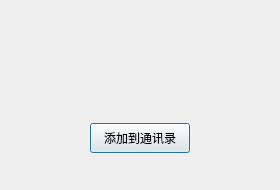
<?xml version="1.0" encoding="UTF-8"?>
<ui version="4.0">
 <class>FindSuccessDlg</class>
 <widget class="QDialog" name="FindSuccessDlg">
  <property name="geometry">
   <rect>
    <x>0</x>
    <y>0</y>
    <width>280</width>
    <height>190</height>
   </rect>
  </property>
  <property name="minimumSize">
   <size>
    <width>280</width>
    <height>190</height>
   </size>
  </property>
  <property name="maximumSize">
   <size>
    <width>280</width>
    <height>190</height>
   </size>
  </property>
  <property name="windowTitle">
   <string>Dialog</string>
  </property>
  <layout class="QVBoxLayout" name="verticalLayout">
   <item>
    <widget class="QWidget" name="widget" native="true">
     <layout class="QHBoxLayout" name="horizontalLayout">
      <item>
       <widget class="QLabel" name="head_lb">
        <property name="minimumSize">
         <size>
          <width>50</width>
          <height>50</height>
         </size>
        </property>
        <property name="maximumSize">
         <size>
          <width>50</width>
          <height>50</height>
         </size>
        </property>
        <property name="text">
         <string/>
        </property>
       </widget>
      </item>
      <item>
       <widget class="ClickedLabel" name="name_lb">
        <property name="minimumSize">
         <size>
          <width>50</width>
          <height>0</height>
         </size>
        </property>
        <property name="text">
         <string/>
        </property>
       </widget>
      </item>
      <item>
       <spacer name="horizontalSpacer">
        <property name="orientation">
         <enum>Qt::Orientation::Horizontal</enum>
        </property>
        <property name="sizeHint" stdset="0">
         <size>
          <width>126</width>
          <height>20</height>
         </size>
        </property>
       </spacer>
      </item>
     </layout>
    </widget>
   </item>
   <item>
    <widget class="QWidget" name="widget_2" native="true">
     <layout class="QHBoxLayout" name="horizontalLayout_2">
      <item>
       <widget class="ClickedBtn" name="add_friend_btn">
        <property name="minimumSize">
         <size>
          <width>100</width>
          <height>30</height>
         </size>
        </property>
        <property name="maximumSize">
         <size>
          <width>100</width>
          <height>30</height>
         </size>
        </property>
        <property name="text">
         <string>添加到通讯录</string>
        </property>
       </widget>
      </item>
     </layout>
    </widget>
   </item>
  </layout>
 </widget>
 <customwidgets>
  <customwidget>
   <class>ClickedBtn</class>
   <extends>QPushButton</extends>
   <header location="global">clickedbtn.h</header>
  </customwidget>
  <customwidget>
   <class>ClickedLabel</class>
   <extends>QLabel</extends>
   <header location="global">clickedlabel.h</header>
  </customwidget>
 </customwidgets>
 <resources/>
 <connections/>
</ui>
